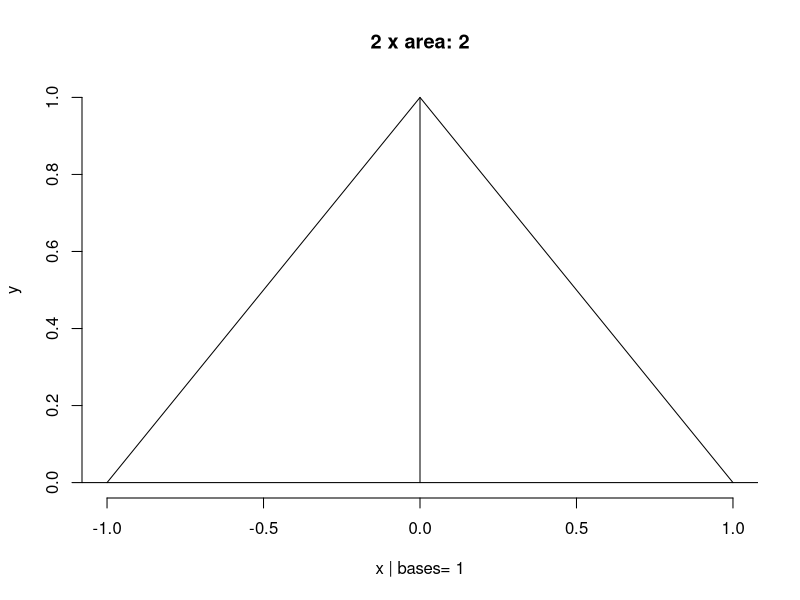
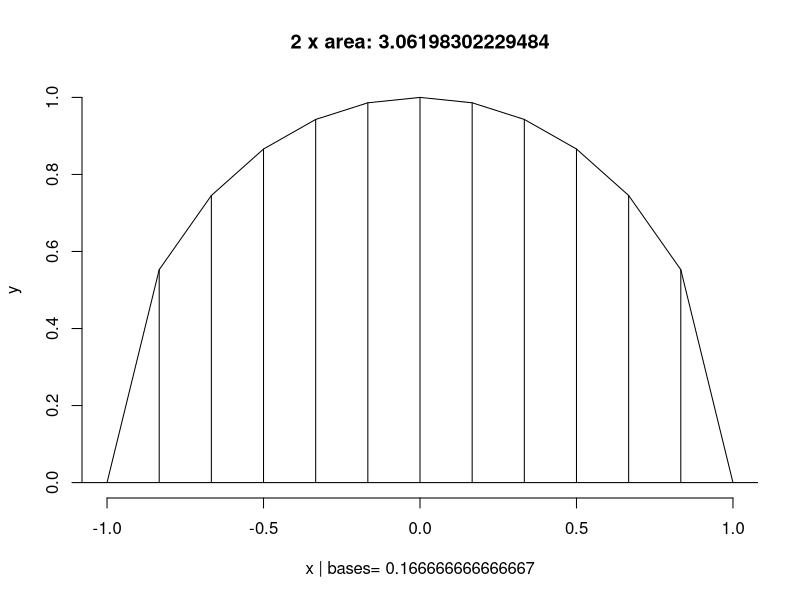
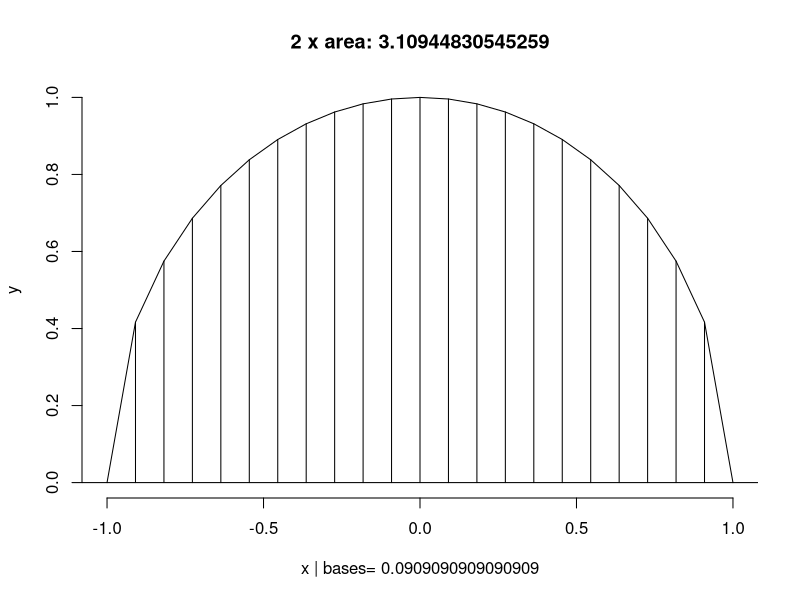
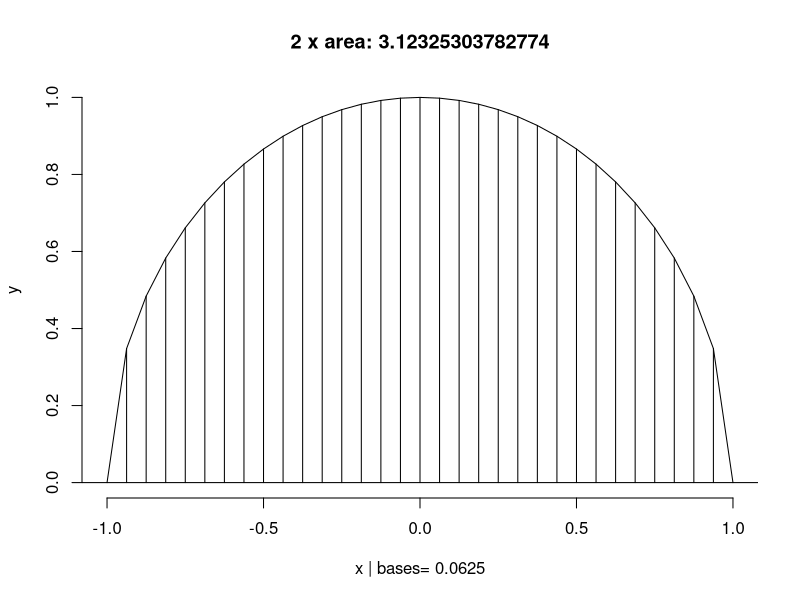
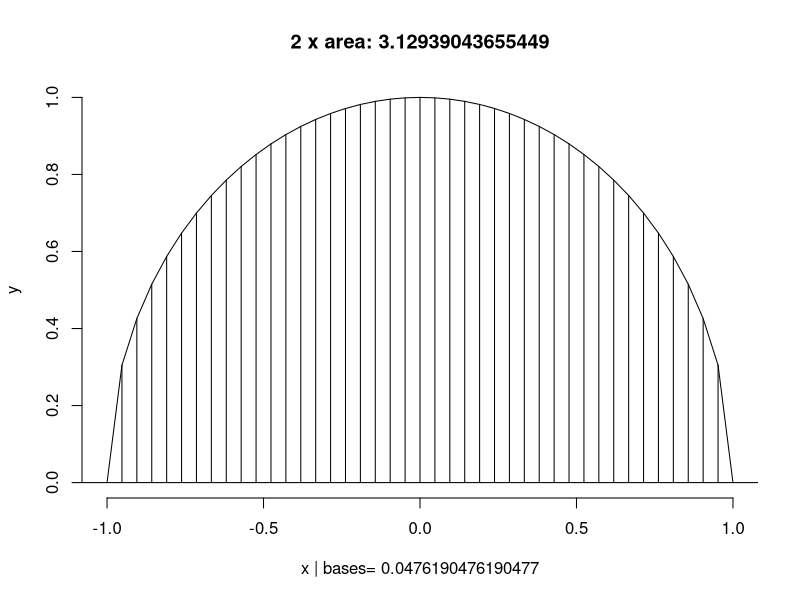
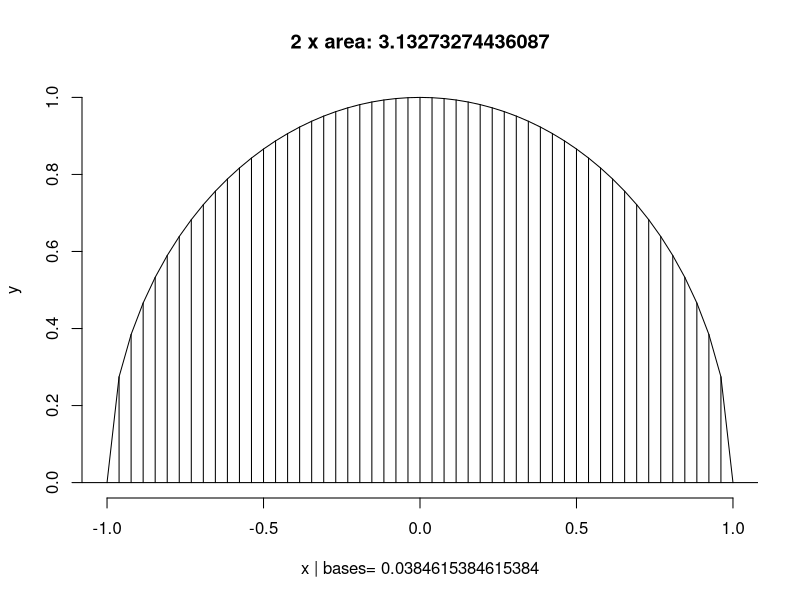
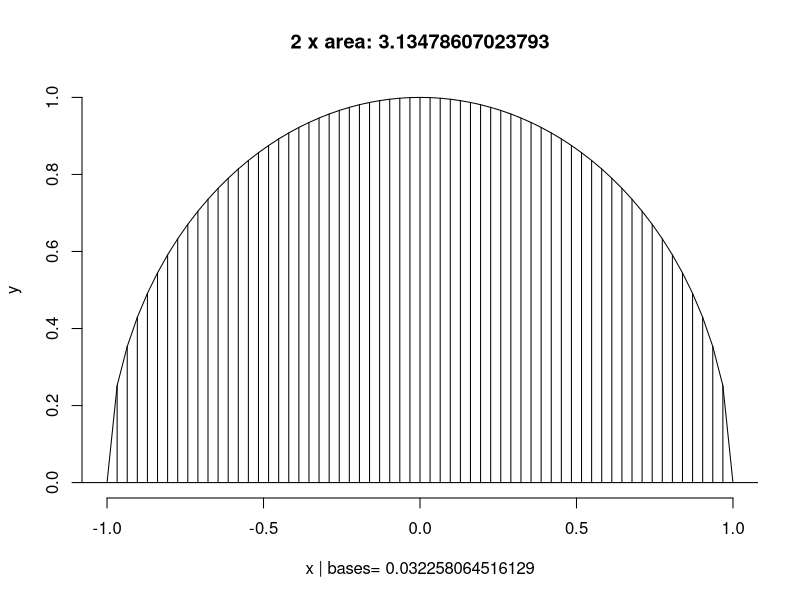
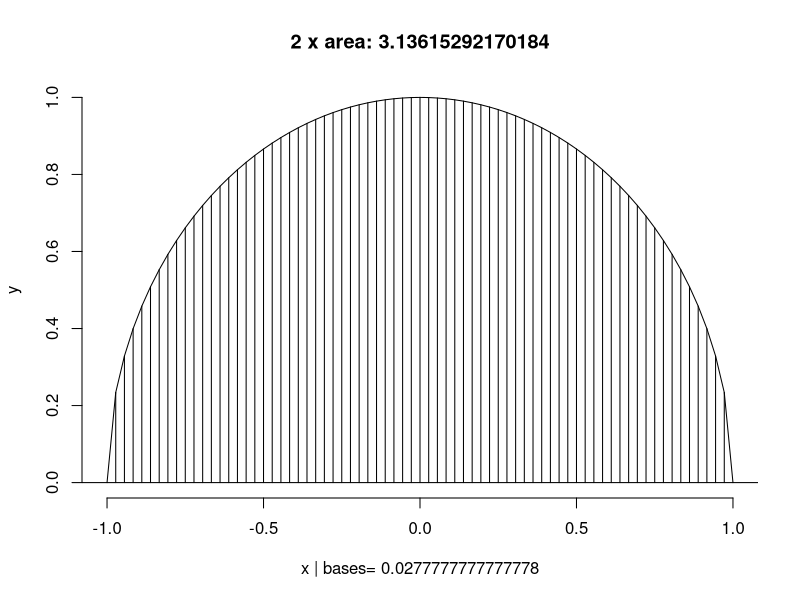

These charts were generated, in order, by the following R code:
## ---- chunk 1
library(reshape2)
library(ggplot2)

cat("\014")  

genseq <- function(base, r) {
    seq(-r, r, by=base)
}

f <- function(x, r=1) {
    sqrt((r-x)*(r+x))
}

cM <- function(base=.1, r=1) {
    x <- genseq(base, r)
    y <- f(x, r)
    
    matrix(c(x, y), ncol=2, dimnames=list(NULL, c("x", "y")))
}

cMArea <- function(cM) {
    base <- cM[2,1] - cM[1,1]
    sum(cM[, "y"] * base)
}

cMPlot <- function(cM) {
    plot(cM,
         type="l",
         frame=F,
         main=paste("2 x area:", 2*cMArea(cM)),
         xlab=paste("x | bases=", cM[2,1] - cM[1,1]))
    abline(h=0)
    apply(cM, 1, function(coord) {
        x <- coord[1]
        y <- coord[2]
        segments(x, y, y1 = 0)
    })
    
}

### Data
r <- 1
by <- .0001
x <- genseq(by, r)
y <- y0 <- f(x, r)
t1 <- (r-x)
t2 <- (r+x)
y1 <- t1 * t2
y2 <- sqrt(y0)
y3 <-sqrt(y2)
y4 <- sqrt(y3)
y5 <- sqrt(y4)
yn <- y0^(1/1000)
diff <- y0 - y1

df <- data.frame(x, t1, t2, y0, y1, y2, y3, y4, y5, yn, diff)
# par(mfrow=c(1,1))
# plot(df)
# print(df)
df <- melt(df, id="x")

g1 <- ggplot(df, aes(x, value, color=variable)) + geom_line()
#     scale_x_continuous(limits = c(-r, r)) +
#     scale_y_continuous(limits = c(-r, r))
# plot(g1)

diff1 <- y0 - y1
diff2 <- y0 / y1
diff3 <- y1 - y0
diff4 <- y1 / y0
diff <- data.frame(x, diff1, diff2, diff3, diff4)
diff <- melt(diff, id="x")

g2 <- ggplot(diff, aes(x, value, color=variable)) + geom_line()
#     scale_x_continuous(limits = c(-r, r)) +
#     scale_y_continuous(limits = c(-r, r))
# plot(g2)
## ---- chunk 2
speed <- 5
bases <- c(seq(1, 99, by=1*speed),
          seq(100, 999, by=10*speed),
          seq(1000, 9999, by=100*speed))
# bases <- 1:100
l <- sapply(1/bases, cM, r=1)
names(l) <- bases
x <- data.frame(bases, area=unlist(lapply(l, cMArea)))
rownames(x) <- NULL

lapply(l, function(x) {
    cMPlot(x)
    Sys.sleep(1/2)
})
# bases <- seq(1, 10^3, by=10)
# sapply(bases, function(n) {
#     x <- 2 * cMArea(cM(n))
#     print(x)
#     x
# })
